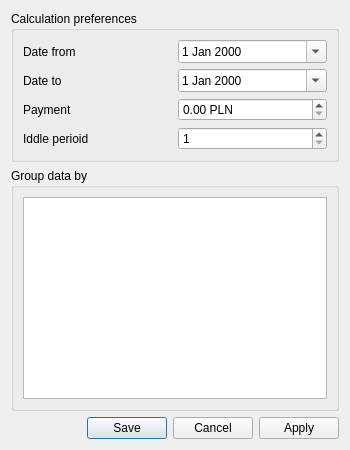
<?xml version="1.0" encoding="UTF-8"?>
<ui version="4.0">
 <class>PaymentDialog</class>
 <widget class="QDialog" name="PaymentDialog">
  <property name="geometry">
   <rect>
    <x>0</x>
    <y>0</y>
    <width>350</width>
    <height>450</height>
   </rect>
  </property>
  <property name="windowTitle">
   <string>Payment options</string>
  </property>
  <property name="windowIcon">
   <iconset theme="preferences-system">
    <normaloff>.</normaloff>.</iconset>
  </property>
  <layout class="QGridLayout" name="gridLayout">
   <item row="0" column="0" colspan="2">
    <widget class="QGroupBox" name="settingsBox">
     <property name="title">
      <string>Calculation preferences</string>
     </property>
     <layout class="QGridLayout" name="formLayout">
      <item row="0" column="0">
       <widget class="QLabel" name="startLabel">
        <property name="text">
         <string>Date from</string>
        </property>
        <property name="buddy">
         <cstring>startDate</cstring>
        </property>
       </widget>
      </item>
      <item row="0" column="1">
       <widget class="QDateEdit" name="startDate">
        <property name="calendarPopup">
         <bool>true</bool>
        </property>
       </widget>
      </item>
      <item row="1" column="0">
       <widget class="QLabel" name="stopLabel">
        <property name="text">
         <string>Date to</string>
        </property>
        <property name="buddy">
         <cstring>stopDate</cstring>
        </property>
       </widget>
      </item>
      <item row="1" column="1">
       <widget class="QDateEdit" name="stopDate">
        <property name="calendarPopup">
         <bool>true</bool>
        </property>
       </widget>
      </item>
      <item row="2" column="0">
       <widget class="QLabel" name="paymentLabel">
        <property name="text">
         <string>Payment</string>
        </property>
        <property name="buddy">
         <cstring>paymentSpin</cstring>
        </property>
       </widget>
      </item>
      <item row="2" column="1">
       <widget class="QDoubleSpinBox" name="paymentSpin">
        <property name="suffix">
         <string> PLN</string>
        </property>
        <property name="maximum">
         <double>100.000000000000000</double>
        </property>
       </widget>
      </item>
      <item row="3" column="0">
       <widget class="QLabel" name="iddleLabel">
        <property name="text">
         <string>Iddle perioid</string>
        </property>
        <property name="buddy">
         <cstring>iddleSpin</cstring>
        </property>
       </widget>
      </item>
      <item row="3" column="1">
       <widget class="QSpinBox" name="iddleSpin">
        <property name="suffix">
         <string/>
        </property>
        <property name="minimum">
         <number>1</number>
        </property>
        <property name="maximum">
         <number>30</number>
        </property>
       </widget>
      </item>
     </layout>
    </widget>
   </item>
   <item row="2" column="1">
    <widget class="QDialogButtonBox" name="buttonBox">
     <property name="orientation">
      <enum>Qt::Horizontal</enum>
     </property>
     <property name="standardButtons">
      <set>QDialogButtonBox::Apply|QDialogButtonBox::Cancel|QDialogButtonBox::Save</set>
     </property>
    </widget>
   </item>
   <item row="1" column="0" colspan="2">
    <widget class="QGroupBox" name="groupBox">
     <property name="title">
      <string>Group data by</string>
     </property>
     <layout class="QVBoxLayout" name="verticalLayout">
      <item>
       <widget class="QListView" name="listView">
        <property name="editTriggers">
         <set>QAbstractItemView::NoEditTriggers</set>
        </property>
        <property name="dragDropMode">
         <enum>QAbstractItemView::InternalMove</enum>
        </property>
        <property name="defaultDropAction">
         <enum>Qt::MoveAction</enum>
        </property>
       </widget>
      </item>
     </layout>
    </widget>
   </item>
  </layout>
 </widget>
 <tabstops>
  <tabstop>startDate</tabstop>
  <tabstop>stopDate</tabstop>
  <tabstop>paymentSpin</tabstop>
  <tabstop>iddleSpin</tabstop>
  <tabstop>listView</tabstop>
 </tabstops>
 <resources/>
 <connections>
  <connection>
   <sender>buttonBox</sender>
   <signal>accepted()</signal>
   <receiver>PaymentDialog</receiver>
   <slot>accept()</slot>
   <hints>
    <hint type="sourcelabel">
     <x>340</x>
     <y>440</y>
    </hint>
    <hint type="destinationlabel">
     <x>157</x>
     <y>274</y>
    </hint>
   </hints>
  </connection>
  <connection>
   <sender>buttonBox</sender>
   <signal>rejected()</signal>
   <receiver>PaymentDialog</receiver>
   <slot>reject()</slot>
   <hints>
    <hint type="sourcelabel">
     <x>340</x>
     <y>440</y>
    </hint>
    <hint type="destinationlabel">
     <x>286</x>
     <y>274</y>
    </hint>
   </hints>
  </connection>
  <connection>
   <sender>startDate</sender>
   <signal>dateChanged(QDate)</signal>
   <receiver>PaymentDialog</receiver>
   <slot>startDateChanged(QDate)</slot>
   <hints>
    <hint type="sourcelabel">
     <x>328</x>
     <y>67</y>
    </hint>
    <hint type="destinationlabel">
     <x>602</x>
     <y>27</y>
    </hint>
   </hints>
  </connection>
  <connection>
   <sender>stopDate</sender>
   <signal>dateChanged(QDate)</signal>
   <receiver>PaymentDialog</receiver>
   <slot>stopDateChanged(QDate)</slot>
   <hints>
    <hint type="sourcelabel">
     <x>328</x>
     <y>107</y>
    </hint>
    <hint type="destinationlabel">
     <x>703</x>
     <y>65</y>
    </hint>
   </hints>
  </connection>
  <connection>
   <sender>iddleSpin</sender>
   <signal>valueChanged(int)</signal>
   <receiver>PaymentDialog</receiver>
   <slot>iddleSpinChanged(int)</slot>
   <hints>
    <hint type="sourcelabel">
     <x>328</x>
     <y>177</y>
    </hint>
    <hint type="destinationlabel">
     <x>654</x>
     <y>165</y>
    </hint>
   </hints>
  </connection>
  <connection>
   <sender>buttonBox</sender>
   <signal>clicked(QAbstractButton*)</signal>
   <receiver>PaymentDialog</receiver>
   <slot>dialogButtonClicked(QAbstractButton*)</slot>
   <hints>
    <hint type="sourcelabel">
     <x>257</x>
     <y>432</y>
    </hint>
    <hint type="destinationlabel">
     <x>256</x>
     <y>470</y>
    </hint>
   </hints>
  </connection>
 </connections>
 <slots>
  <slot>startDateChanged(QDate)</slot>
  <slot>stopDateChanged(QDate)</slot>
  <slot>iddleSpinChanged(int)</slot>
  <slot>dialogButtonClicked(QAbstractButton*)</slot>
 </slots>
</ui>
